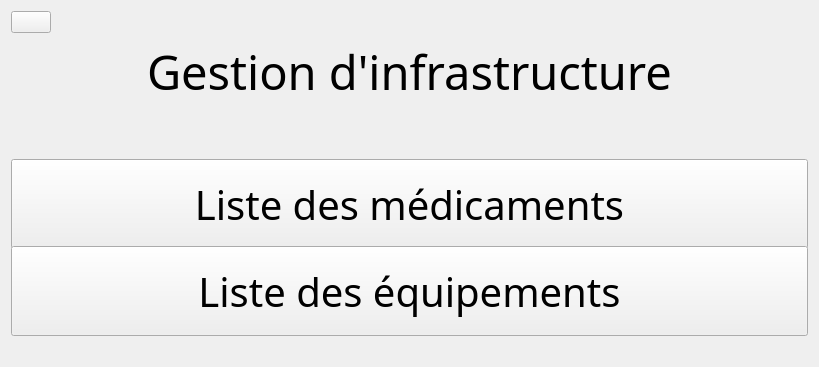
        <widget class="QWidget" name="gestion_infrastructure">
         <layout class="QVBoxLayout" name="verticalLayout_22">
          <item alignment="Qt::AlignLeft">
           <widget class="QPushButton" name="pushButton_menu">
            <property name="maximumSize">
             <size>
              <width>40</width>
              <height>16777215</height>
             </size>
            </property>
            <property name="styleSheet">
             <string notr="true">QPushButton {
	
	

    }</string>
            </property>
            <property name="text">
             <string/>
            </property>
            <property name="icon">
             <iconset resource="pics.qrc">
              <normaloff>:/pics/pics/Home.png</normaloff>:/pics/pics/Home.png</iconset>
            </property>
            <property name="iconSize">
             <size>
              <width>30</width>
              <height>30</height>
             </size>
            </property>
           </widget>
          </item>
          <item alignment="Qt::AlignHCenter">
           <widget class="QLabel" name="gestion_infra">
            <property name="font">
             <font>
              <family>Quicksand SemiBold</family>
              <pointsize>35</pointsize>
             </font>
            </property>
            <property name="text">
             <string>Gestion d'infrastructure</string>
            </property>
           </widget>
          </item>
          <item>
           <spacer name="horizontalSpacer_26">
            <property name="orientation">
             <enum>Qt::Horizontal</enum>
            </property>
            <property name="sizeHint" stdset="0">
             <size>
              <width>40</width>
              <height>20</height>
             </size>
            </property>
           </spacer>
          </item>
          <item>
           <widget class="QPushButton" name="list_med">
            <property name="minimumSize">
             <size>
              <width>0</width>
              <height>90</height>
             </size>
            </property>
            <property name="maximumSize">
             <size>
              <width>16777215</width>
              <height>31</height>
             </size>
            </property>
            <property name="font">
             <font>
              <family>Quicksand SemiBold</family>
              <pointsize>30</pointsize>
             </font>
            </property>
            <property name="cursor">
             <cursorShape>PointingHandCursor</cursorShape>
            </property>
            <property name="text">
             <string>Liste des médicaments</string>
            </property>
            <property name="icon">
             <iconset resource="pics.qrc">
              <normaloff>:/pics/pics/list.png</normaloff>:/pics/pics/list.png</iconset>
            </property>
            <property name="iconSize">
             <size>
              <width>35</width>
              <height>35</height>
             </size>
            </property>
           </widget>
          </item>
          <item>
           <spacer name="horizontalSpacer_6">
            <property name="orientation">
             <enum>Qt::Horizontal</enum>
            </property>
            <property name="sizeHint" stdset="0">
             <size>
              <width>797</width>
              <height>20</height>
             </size>
            </property>
           </spacer>
          </item>
          <item>
           <widget class="QPushButton" name="list_eq">
            <property name="minimumSize">
             <size>
              <width>0</width>
              <height>90</height>
             </size>
            </property>
            <property name="font">
             <font>
              <family>Quicksand SemiBold</family>
              <pointsize>30</pointsize>
             </font>
            </property>
            <property name="cursor">
             <cursorShape>PointingHandCursor</cursorShape>
            </property>
            <property name="text">
             <string>Liste des équipements</string>
            </property>
            <property name="icon">
             <iconset resource="pics.qrc">
              <normaloff>:/pics/pics/list.png</normaloff>:/pics/pics/list.png</iconset>
            </property>
            <property name="iconSize">
             <size>
              <width>35</width>
              <height>35</height>
             </size>
            </property>
           </widget>
          </item>
          <item>
           <spacer name="horizontalSpacer_4">
            <property name="orientation">
             <enum>Qt::Horizontal</enum>
            </property>
            <property name="sizeHint" stdset="0">
             <size>
              <width>40</width>
              <height>20</height>
             </size>
            </property>
           </spacer>
          </item>
         </layout>
        </widget>
